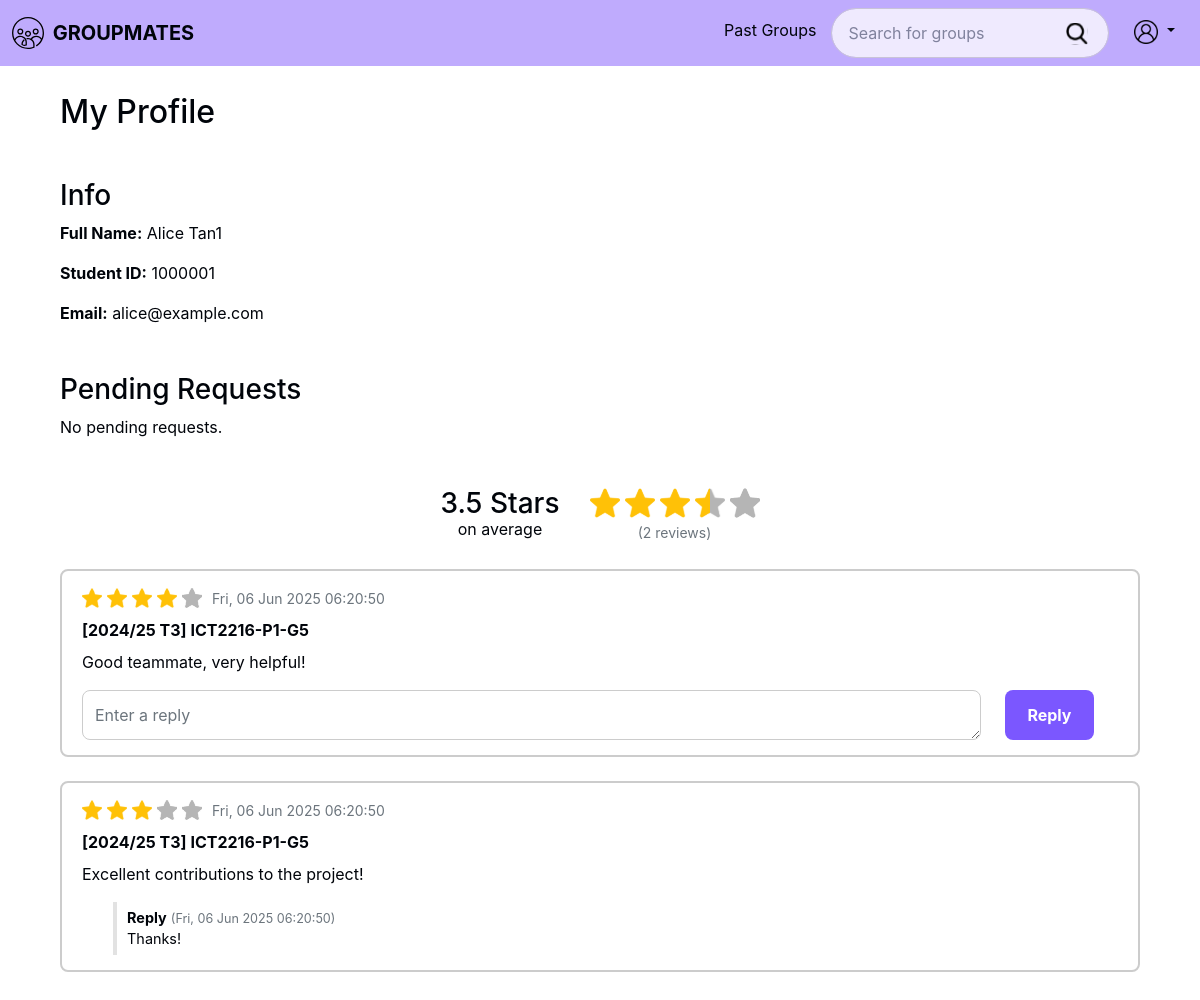
The app's page /profile.php (signed in) with its own data.
### tables this page shows
CREATE TABLE students (
  studentId INT PRIMARY KEY CHECK (studentId BETWEEN 1000000 AND 9999999),
  name VARCHAR(255) NOT NULL,
  email VARCHAR(255) NOT NULL UNIQUE,
  password VARCHAR(255) NOT NULL
);

CREATE TABLE studentStats (
  studentId INT PRIMARY KEY,
  totalReviews INT NOT NULL DEFAULT 0,
  averageRating DECIMAL(3,2) NOT NULL DEFAULT 0.00,
  FOREIGN KEY (studentId) REFERENCES students(studentId) ON DELETE CASCADE
);

CREATE TABLE reviews (
  reviewId INT AUTO_INCREMENT PRIMARY KEY,
  reviewerId INT NOT NULL,
  revieweeId INT NOT NULL,
  groupMembersId INT NOT NULL,
  reviewRating INT NOT NULL,
  description TEXT NOT NULL,
  reviewDate DATETIME NOT NULL DEFAULT CURRENT_TIMESTAMP,
  FOREIGN KEY (reviewerId) REFERENCES students(studentId),
  FOREIGN KEY (revieweeId) REFERENCES students(studentId),
  FOREIGN KEY (groupMembersId) REFERENCES groupMembers(groupMembersId)
);

CREATE TABLE `groups` (
  groupId INT AUTO_INCREMENT PRIMARY KEY,
  groupName VARCHAR(255) NOT NULL,
  acadYear VARCHAR(20) NOT NULL,
  trimester VARCHAR(10) NOT NULL,
  moduleCode VARCHAR(20) NOT NULL,
  labGroupCode VARCHAR (10) NULL,
  groupNumber INT NOT NULL,
  noOfMembers INT NOT NULL DEFAULT 0,
  maxGroupSize INT NOT NULL,
  groupStatus ENUM('active', 'inactive', 'closed') NOT NULL, 
  FOREIGN KEY (moduleCode) REFERENCES modules (moduleCode) ON DELETE RESTRICT,
  FOREIGN KEY (labGroupCode, moduleCode) REFERENCES labGroups (labGroupCode, moduleCode) ON DELETE RESTRICT
);

CREATE TABLE reply (
  replyId INT AUTO_INCREMENT PRIMARY KEY,
  reviewId INT NOT NULL UNIQUE,
  responderId INT NOT NULL,
  justification TEXT NOT NULL,
  replyDate DATETIME NOT NULL DEFAULT CURRENT_TIMESTAMP,
  FOREIGN KEY (reviewId) REFERENCES reviews(reviewId),
  FOREIGN KEY (responderId) REFERENCES students(studentId)
);

### public/profile.php (the view, shortened to what the rows shown need)
<?php
require_once __DIR__ . '/../src/bootstrap.php';
$studentStatsRepo = new StudentStatsMapper($pdo);
$groupJoinRequestsRepo = new GroupJoinRequestsMapper($pdo);
$groupMembershipRepo = new GroupMembershipMapper($pdo);
$groupRepo = new GroupMapper($pdo);
$studentRepo = new StudentMapper($pdo);
$reviewRepo = new ReviewMapper($pdo);
$replyRepo = new ReplyMapper($pdo);
$groupMembershipControl = new GroupMembershipControl($groupMembershipRepo, $groupRepo, $groupJoinRequestsRepo);
$groupControl = new GroupControl($groupRepo, $groupMembershipRepo);
$studentControl = new StudentControl($studentRepo);
$reviewControl = new ReviewControl($reviewRepo);
$replyControl = new ReplyControl($replyRepo, $reviewRepo, $studentRepo);
$groupMembershipController = new GroupMembershipController($groupMembershipControl, $pdo);
$groupController = new GroupPageController($groupControl, $groupMembershipControl, $pdo);
$studentController = new StudentPageController($studentControl, $pdo);
$reviewController = new ReviewPageController($reviewControl, $pdo);
$replyController = new ReplyPageController($replyControl, $pdo);
$student = $studentController->showUserProfile($_SESSION['user']['id']);
$reviewResponse = $reviewController->onViewReceivedReviews($student->getStudentId());
$reviews = $reviewResponse['reviews'] ?? [];
$totalReviews = $studentStatsRepo->getTotalReviews($student->getStudentId());
$averageRating = $studentStatsRepo->getaverageRating($student->getStudentId());
$maxStars = 5;
?>
<div class="profile">
    <h2 class="mb-5">My Profile</h2>
    <div class="content-container d-flex justify-content-between">
        <div class="info-pending-wrapper">
            <div class="profile-info">
                <h3>Info</h3>
                <p><strong>Full Name:</strong> <?= htmlspecialchars($student->getStudentName()) ?></p>
                <p><strong>Student ID:</strong> <?= htmlspecialchars($student->getStudentId()) ?></p>
                <p><strong>Email:</strong> <?= htmlspecialchars($student->getEmail()) ?></p>
            </div>
        </div>
        <div class="review-wrapper">
            <div class="average-wrapper mb-4 d-flex flex-row align-items-center justify-content-center">
                <div class="average-rating text-center">
                    <h3 class="rating-value"><?= htmlspecialchars($averageRating) ?> Stars</h3>
                    <p>on average</p>
                </div>
                <div class="d-flex flex-column align-items-center">
                    <div class="rating-stars d-flex flex-row align-items-center mb-1">
                        <?php
                            $fullStars = floor($averageRating);
                            $halfStar = ($averageRating - $fullStars) >= 0.5 ? true : false;
                            $emptyStars = $maxStars - $fullStars - ($halfStar ? 1 : 0);
                        ?>
                        <?php for ($i = 0; $i < $fullStars; $i++): ?>
                            <img src="img/star-filled.svg" alt="Full Star Rating" />
                        <?php endfor; ?>
                        <?php if ($halfStar): ?>
                            <img src="img/star-half.svg" alt="Half Star Rating" />
                        <?php endif; ?>
                        <?php for ($i = 0; $i < $emptyStars; $i++): ?>
                            <img src="img/star-unfilled.svg" alt="Empty Star Rating" />
                        <?php endfor; ?>
                    </div>
                    <p class="total-reviews m-0 text-muted small">(<?= htmlspecialchars($totalReviews) . ' ' . ($totalReviews < 2 ? "review" : "reviews") ?>)</p>
                </div>
            </div>
            <div class="reviews-container">
                <?php if (count($reviews) > 0): ?>
                    <?php foreach ($reviews as $review): ?>
                        <div class="review-item mb-4">
                            <div class="top-wrapper d-flex flex-row align-items-center">
                                <div class="rating-stars d-flex flex-row align-items-center">
                                    <?php
                                        $rating = $review->getRating();
                                        $fullStars = floor($rating);
                                        $emptyStars = floor(5 - ($rating));
                                    ?>
                                    <?php for ($i = 0; $i < $fullStars; $i++): ?>
                                        <img src="img/star-filled.svg" alt="Full Star Rating" />
                                    <?php endfor; ?>
                                    <?php for ($i = 0; $i < $emptyStars; $i++): ?>
                                        <img src="img/star-unfilled.svg" alt="Empty Star Rating" />
                                    <?php endfor; ?>
                                </div>
                                <div class="timestamp">
                                    <span class="text-muted small"><?= htmlspecialchars($review->getReviewDate()->format('D, d M Y H:i:s')) ?></span>
                                </div>
                            </div>
                            <div class="review-content">
                                <div class="review-group-name mt-2">
                                    <?php
                                        $groupId = $groupMembershipController->displayGroupId($review->getGroupMembersId());
                                        $groupData = $groupController->displayGroupDetails($groupId);
                                        $group = $groupData['group'];
                                    ?>
                                    <p class="mb-0"><strong><?= htmlspecialchars($group->getGroupName()) ?></strong></p>
                                </div>
                                <div class="review-text mt-2">
                                    <p class="mb-0"><?= htmlspecialchars($review->getReviewDescription()) ?></p>
                                </div>
                                <?php
                                    $hasReply = $replyController->checkIfReplyExists($review->getReviewId());
                                    if ($hasReply):
                                        $reply = $replyController->onViewReply($review->getReviewId());
                                ?>
                                    <div class="reply-section borderline mt-3">
                                        <div class="reply-title">
                                            <strong>Reply</strong>
                                            <span class="text-muted small">(<?= htmlspecialchars($reply->getReplyDate()->format('D, d M Y H:i:s')) ?>)</span>
                                        </div>
                                        <div class="reply-text">
                                            <p class="mb-0"><?= htmlspecialchars($reply->getJustification()) ?></p>
                                        </div>
                                    </div>
                                <?php elseif ($student->getStudentId() === $_SESSION['user']['id']): ?>
                                    <div class="reply-section mt-3">
                                        <form action="process_reply_create.php" method="post">
                                            <div class="d-flex flex-row align-items-center justify-content-around">
                                                <textarea name="justification" class="form-control m-0" placeholder="Enter a reply" rows="1" required=""></textarea>
                                                <button type="submit" class="text-decoration-none text-center reply-button d-flex align-items-center justify-content-center mx-4">Reply</button>
                                            </div>
                                        </form>
                                    </div>
                                <?php endif; ?>
                            </div>
                        </div>
                    <?php endforeach; ?>
                <?php else: ?>
                    <p class="text-center">No reviews yet.</p>
                <?php endif; ?>
            </div>
        </div>
    </div>
</div>
<?php
include '_layout.php';
?>

### records on screen
students: name "Alice Tan1", studentId "1000001", email "alice@example.com", studentId.averageRating "3.5", studentId.totalReviews "2"
reviews: reviewRating 4 (drawn), reviewDate "Fri, 06 Jun 2025 06:20:50", groups.groupName "[2024/25 T3] ICT2216-P1-G5", description "Good teammate, very helpful!"
reply: reviewId.reviewDate "Fri, 06 Jun 2025 06:20:50", groups.groupName "[2024/25 T3] ICT2216-P1-G5", reviewId.description "Excellent contributions to the project!", replyDate "Fri, 06 Jun 2025 06:20:50", justification "Thanks!"
